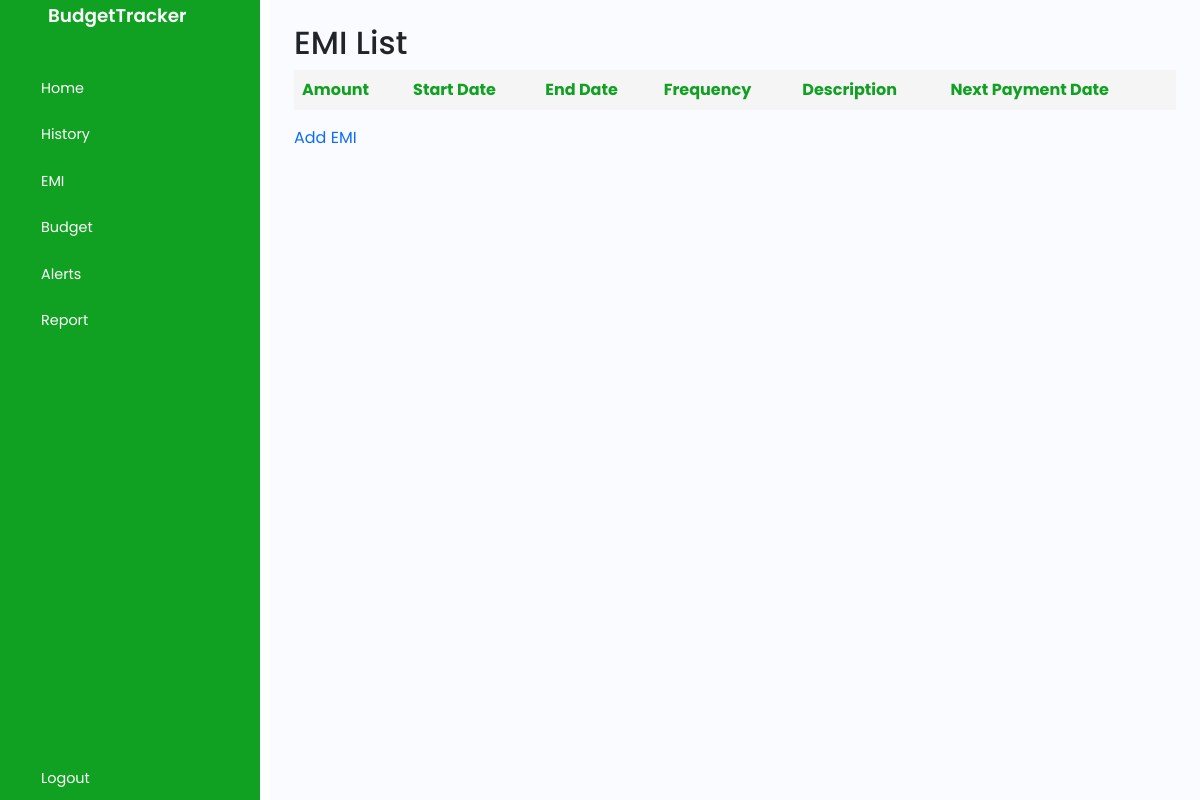
/emis/ (signed in), run on an earlier commit of the app's database.
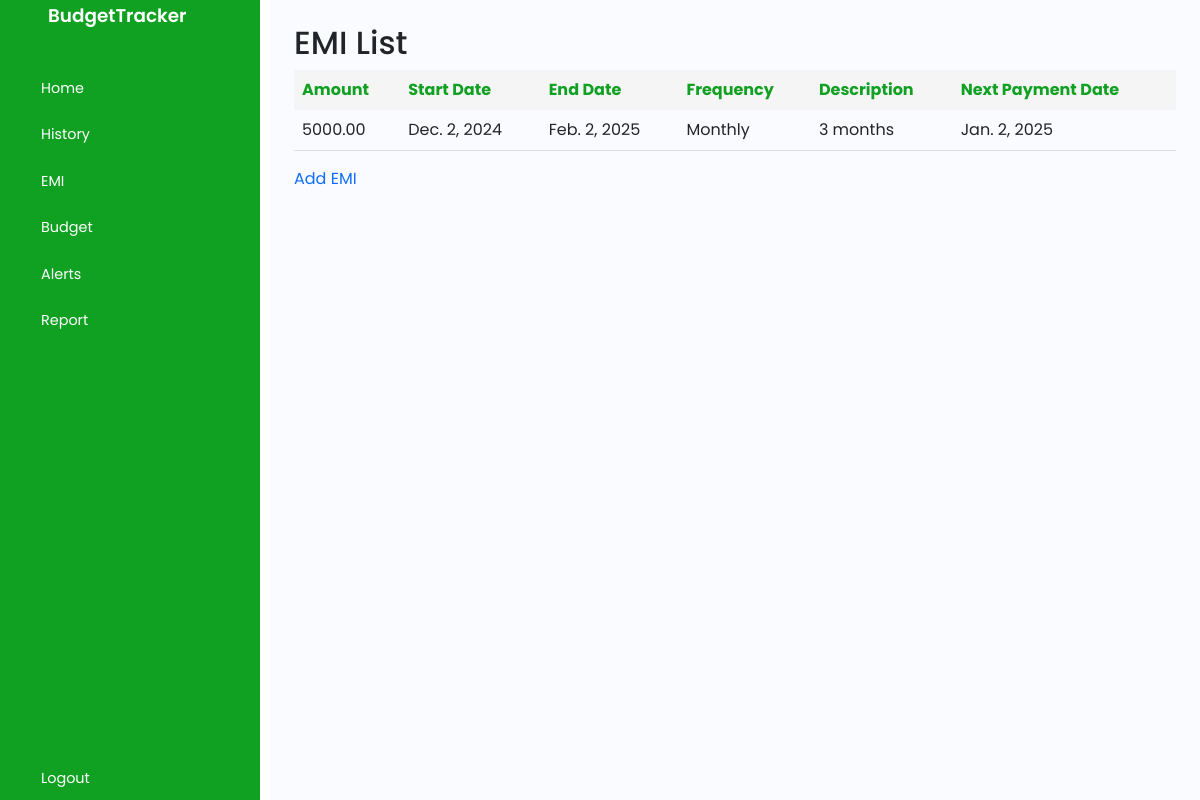
And on a later commit of the database.
### base/models.py (models this page shows, shortened)
class EMI(models.Model):
    user = models.ForeignKey(User, on_delete=models.CASCADE, related_name='emis')
    amount = models.DecimalField(max_digits=10, decimal_places=2)
    start_date = models.DateField()
    end_date = models.DateField()
    frequency = models.CharField(max_length=20)
    description = models.TextField(blank=True, null=True)
    next_payment_date = models.DateField()

### base/views.py (the view)
# urls.py: path('emis/', views.emi_list, name='emi_list'),
def emi_list(request):
    emis = EMI.objects.filter(user=request.user)
    return render(request, 'emi_list.html', {'emis': emis})

### templates/emi_list.html (shortened to what this page needs)
{% load static %}
<!DOCTYPE html>
<html lang="en">
  <head>
    <link href="https://cdn.lineicons.com/5.0/lineicons.css" rel="stylesheet" />
    <link
      href="https://cdn.jsdelivr.net/npm/bootstrap@5.3.0-alpha3/dist/css/bootstrap.min.css"
      rel="stylesheet"
    />
    <link rel="stylesheet" href="{% static 'income.css' %} " />
  </head>
  <body>
    <div class="wrapper">
      <aside id="sidebar">
        <div class="d-flex">
          <button class="toggle-btn" type="button">
          </button>
          <div class="sidebar-logo">
            <a href="#">BudgetTracker</a>
          </div>
        </div>
        <ul class="sidebar-nav">
          <li class="sidebar-item">
            <a href="{% url 'home' %}" class="sidebar-link">
              <span>Home</span>
            </a>
          </li>
          <li class="sidebar-item">
            <a href="{% url 'income' %}" class="sidebar-link">
              <span>History</span>
            </a>
          </li>
          <li class="sidebar-item">
            <a href="{% url 'emi_list' %}" class="sidebar-link">
              <span>EMI</span>
            </a>
          </li>
          <li class="sidebar-item">
            <a href="{% url 'set_budget' %}" class="sidebar-link">
              <span>Budget</span>
            </a>
          </li>
          <li class="sidebar-item">
            <a href="{% url 'check_budget' %}" class="sidebar-link">
              <span>Alerts</span>
            </a>
          </li>
          <li class="sidebar-item">
            <a href="{% url 'report' %}" class="sidebar-link">
              <span>Report</span>
            </a>
          </li>
        </ul>
        <div class="sidebar-footer">
          <a href="logout" class="sidebar-link">
            <span>Logout</span>
          </a>
        </div>
      </aside>
      <div class="main p-4">
        <h2>EMI List</h2>
        <table>
          <thead>
            <tr>
              <th>Amount</th>
              <th>Start Date</th>
              <th>End Date</th>
              <th>Frequency</th>
              <th>Description</th>
              <th>Next Payment Date</th>
            </tr>
          </thead>
          {% for emi in emis %}
          <tr>
            <td>{{ emi.amount }}</td>
            <td>{{ emi.start_date }}</td>
            <td>{{ emi.end_date }}</td>
            <td>{{ emi.frequency }}</td>
            <td>{{ emi.description }}</td>
            <td>{{ emi.next_payment_date }}</td>
          </tr>
          {% endfor %}
        </table>
        <a href="{% url 'add_emi' %}">Add EMI</a>
      </div>
    </div>
  </body>
</html>

What changed in the data, as far as the page shows it:
added EMI: amount "5000.00", start_date "Dec. 2, 2024", end_date "Feb. 2, 2025", frequency "Monthly", description "3 months", next_payment_date "Jan. 2, 2025"
